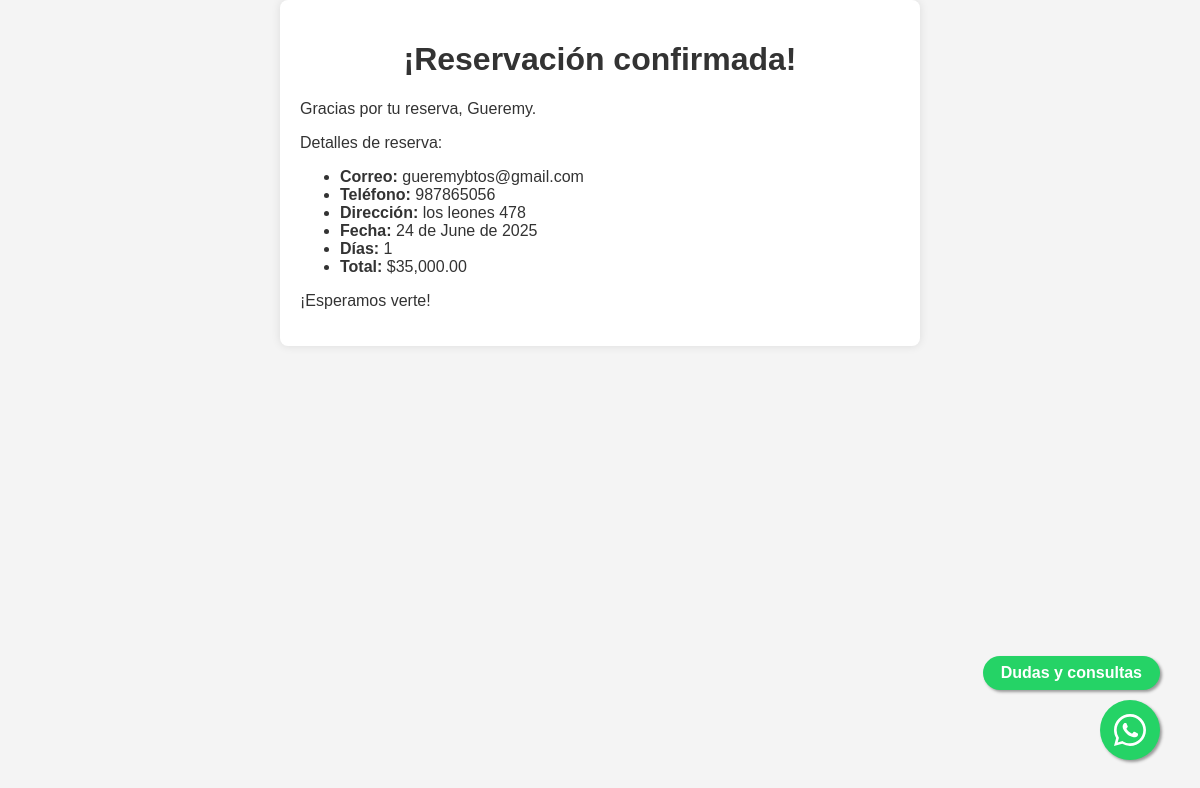
The page /success/84/ on the database its author committed.
### booking/models.py (models this page shows, shortened)
class Reserva(models.Model):
    nombre = models.CharField(max_length=100)
    correo = models.EmailField()
    telefono = models.CharField(max_length=20)
    direccion = models.CharField(max_length=200)
    fecha = models.DateField()
    dias = models.PositiveIntegerField("Cantidad de días", default=1)
    espacio_techado = models.BooleanField("¿Cuenta con espacio de 2x2mt techado?", default=False)
    pagado = models.BooleanField(default=False)
    numero_reserva = models.CharField(max_length=10, editable=False, unique=True, blank=True)
    total = models.DecimalField("Total", max_digits=10, decimal_places=2, default=0)
    coupon = models.ForeignKey(Coupon, on_delete=models.SET_NULL, null=True, blank=True)

### booking/views.py (the view)
# urls.py: path('success/<int:reserva_id>/', views.reservation_success, name='reservation_success'),
def reservation_success(request, reserva_id):
    reserva = Reserva.objects.get(id=reserva_id)
    return render(request, 'booking/reservation_success.html', {'reserva': reserva})

### booking/templates/booking/reservation_success.html (shortened to what this page needs)
{% load static humanize %}
<!DOCTYPE html>
<html lang="es">
<head>
    <link rel="stylesheet" href="{% static 'reservations/css/styles.css' %}">
</head>
<body>
    <div class="container">
        <h1>¡Reservación confirmada!</h1>
        <p>Gracias por tu reserva, {{ reserva.nombre }}.</p>
        <p>Detalles de reserva:</p>
        <ul>
            <li><strong>Correo:</strong> {{ reserva.correo }}</li>
            <li><strong>Teléfono:</strong> {{ reserva.telefono }}</li>
            <li><strong>Dirección:</strong> {{ reserva.direccion }}</li>
            <li><strong>Fecha:</strong> {{ reserva.fecha|date:"d \d\e F \d\e Y" }}</li>
            <li><strong>Días:</strong> {{ reserva.dias }}</li>
            <li><strong>Total:</strong> ${{ reserva.total|intcomma }}</li>
        </ul>
        <p>¡Esperamos verte!</p>
    </div>
<div id="whatsapp-label"
     style="
        position: fixed;
        bottom: 110px;
        right: 40px;
        background: #25d366;
        color: white;
        padding: 8px 18px;
        border-radius: 20px;
        font-size: 16px;
        box-shadow: 2px 2px 3px #999;
        z-index: 1001;
        font-weight: bold;
     ">
    Dudas y consultas
</div>
<a href="https://wa.link/8jz8b1" target="_blank"
   style="
      position: fixed;
      width: 60px;
      height: 60px;
      bottom: 40px;
      right: 40px;
      background-color: #25d366;
      color: #FFF;
      border-radius: 50px;
      text-align: center;
      font-size: 30px;
      box-shadow: 2px 2px 3px #999;
      z-index: 1000;
      display: flex;
      align-items: center;
      justify-content: center;
      text-decoration: none;
   "
   title="Contáctanos por WhatsApp">
</a>
</body>
</html>

### reservations/static/reservations/css/styles.css (style rules this page uses)
body { font-family: Arial, sans-serif; margin: 0; padding: 0; background-color: #f4f4f4; }
.container { width: 90%; max-width: 600px; margin: auto; padding: 20px; background: white; box-shadow: 0 0 10px rgba(0, 0, 0, 0.1); border-radius: 8px; }
h1 { text-align: center; color: #333; }

### booking/templates/booking/reservation_success.html (style rules this page uses)
body { font-family: 'Inter', sans-serif; background: #f9fafb; color: #333; margin: 0; padding: 32px; }
h1 { color: #22c55e; }

### rows shown on the page
Reserva: nombre "Gueremy", correo "gueremybtos@gmail.com", telefono "987865056", direccion "los leones 478", fecha "24 de June de 2025", dias "1", total "35,000.00"
